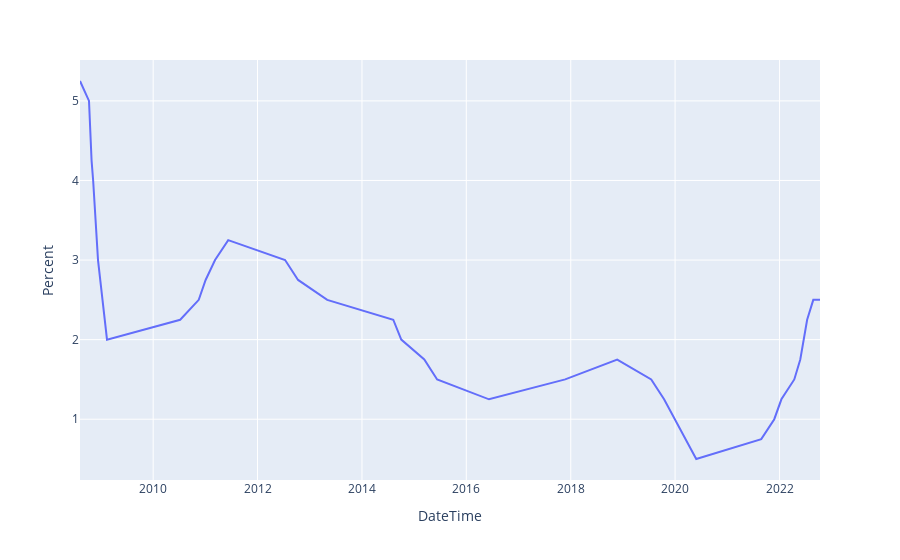

Notebook code for this chart:
### Code cell
# 데이터 시각화 테스트
plt.figure(figsize=(40, 30))
fig = px.line(bokbr, x="DateTime", y="Percent")
fig.show()

### Figure 1 — Plotly figure (JSON) as saved in the notebook; plotly's stock layout.template omitted (floating-point values rounded to 4 significant figures)
{"data": [{"hovertemplate": "DateTime=%{x}<br>Percent=%{y}<extra></extra>", "legendgroup": "", "line": {"color": "#636efa", "dash": "solid"}, "marker": {"symbol": "circle"}, "mode": "lines", "name": "", "orientation": "v", "showlegend": false, "type": "scatter", "x": ["2008-08-07", "2008-10-09", "2008-10-27", "2008-11-07", "2008-12-11", "2009-01-09", "2009-02-12", "2010-07-09", "2010-11-16", "2011-01-03", "2011-03-10", "2011-06-10", "2012-07-12", "2012-10-11", "2013-05-03", "2014-08-08", "2014-10-03", "2015-03-13", "2015-06-11", "2016-06-08", "2017-11-23", "2018-11-22", "2019-07-18", "2019-10-16", "2020-03-17", "2020-05-28", "2021-08-26", "2021-11-25", "2022-01-14", "2022-04-14", "2022-05-26", "2022-07-13", "2022-08-25", "2022-10-11"], "xaxis": "x", "y": [5.25, 5, 4.25, 4, 3, 2.5, 2, 2.25, 2.5, 2.75, 3, 3.25, 3, 2.75, 2.5, 2.25, 2, 1.75, 1.5, 1.25, 1.5, 1.75, 1.5, 1.25, 0.75, 0.5, 0.75, 1, 1.25, 1.5, 1.75, 2.25, 2.5, 2.5], "yaxis": "y"}], "layout": {"legend": {"tracegroupgap": 0}, "margin": {"t": 60}, "xaxis": {"anchor": "y", "domain": [0, 1], "title": {"text": "DateTime"}}, "yaxis": {"anchor": "x", "domain": [0, 1], "title": {"text": "Percent"}}}}
